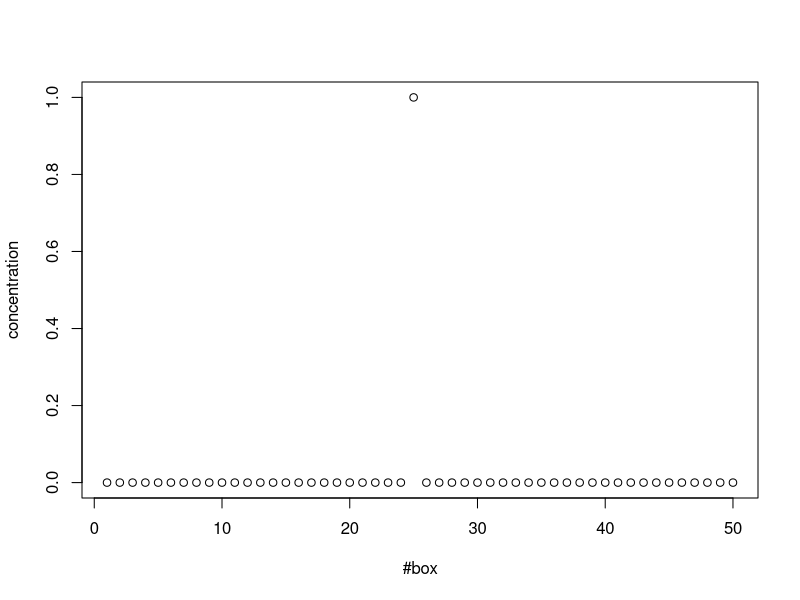
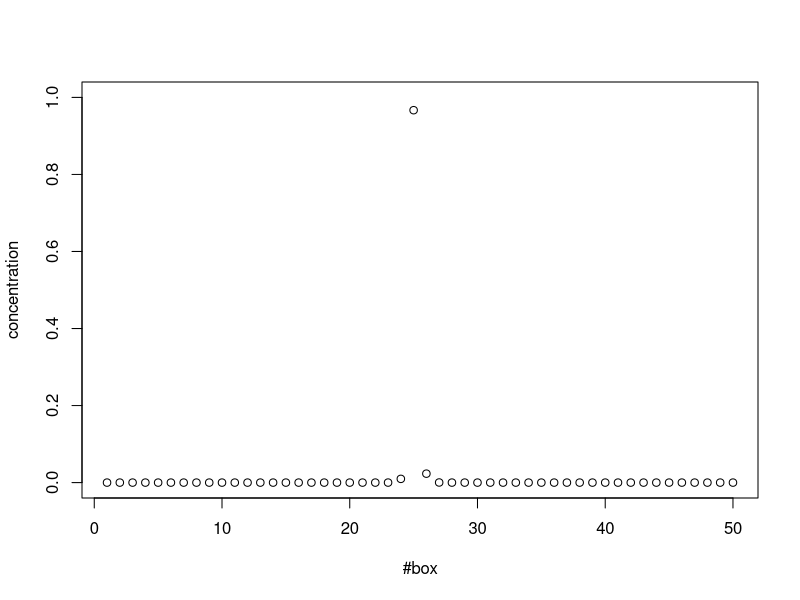
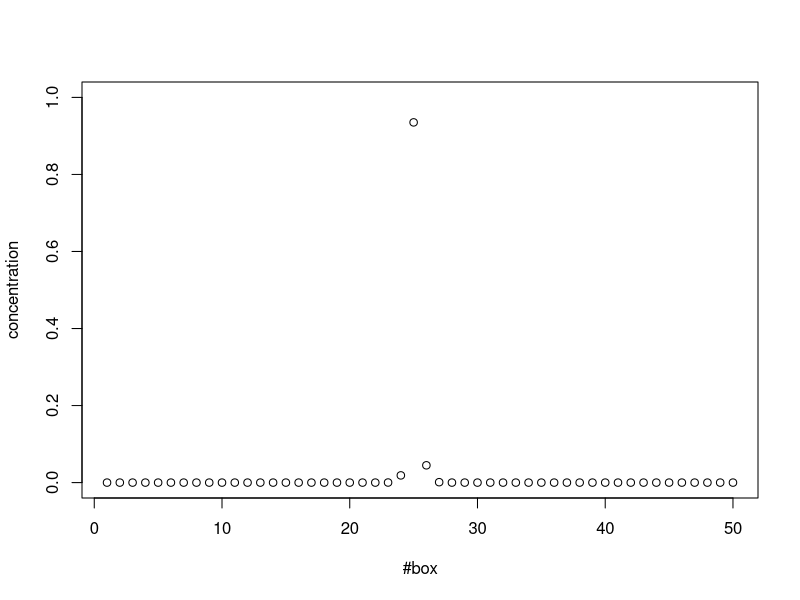
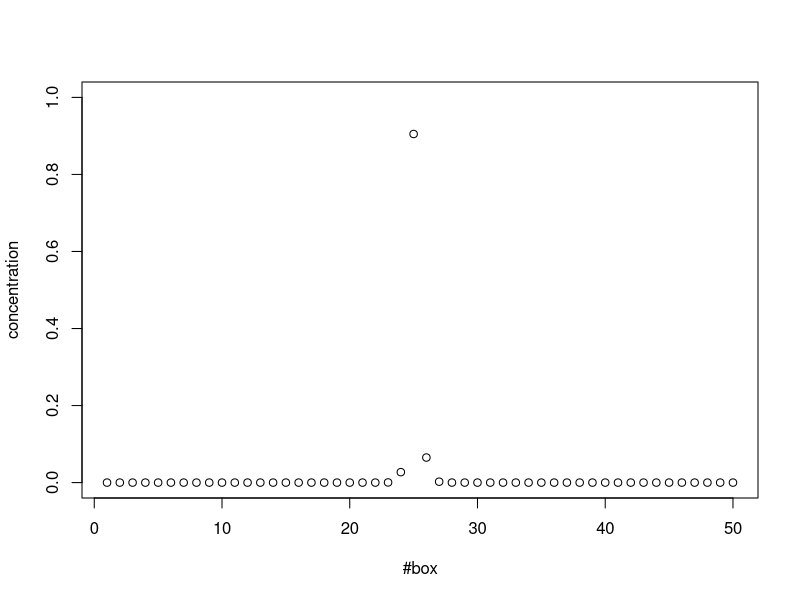
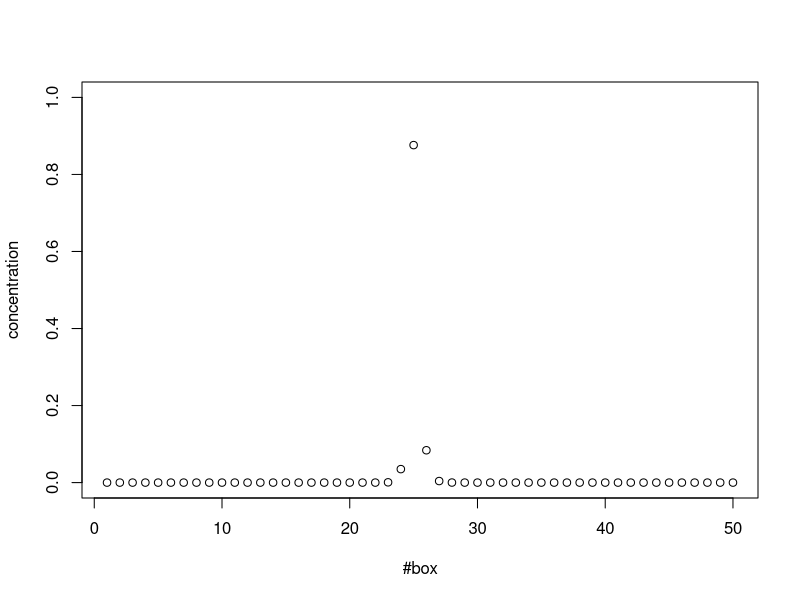
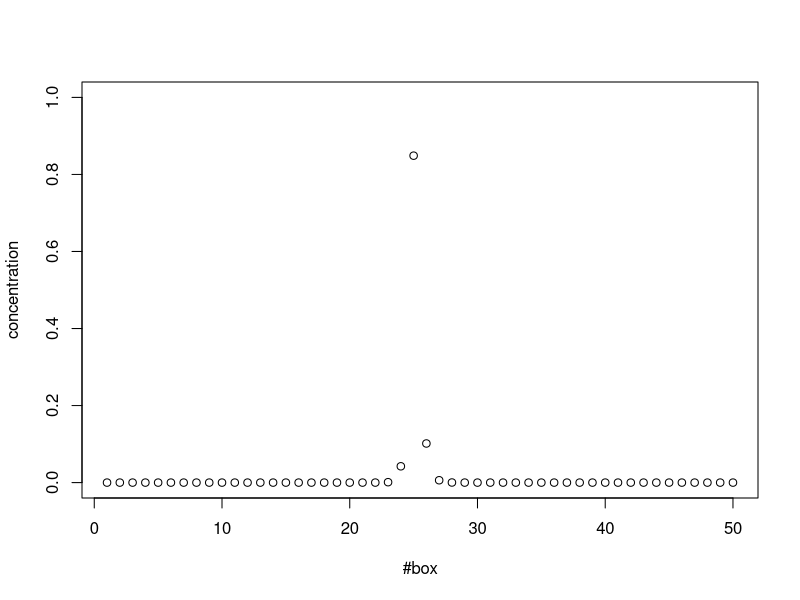
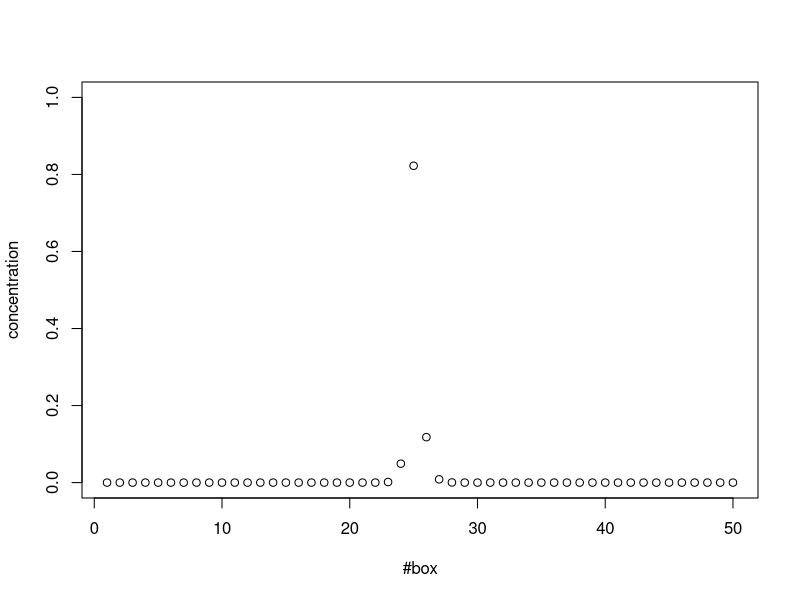
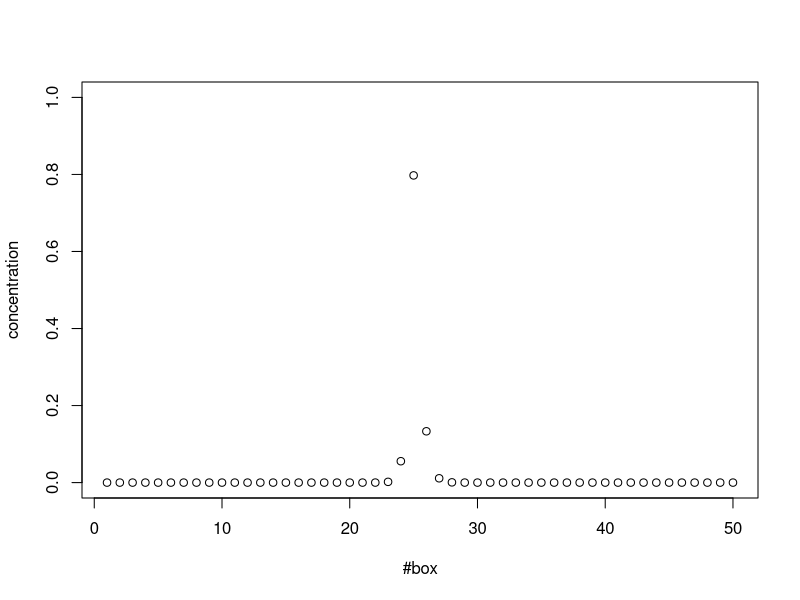

These figures' R source, in order: (Note: this script raises an error after producing the figures.)
setwd("~/projects/EPS236-Env.-Modeling-/")

# function to create eigenvalue diagonal matrix Lambda
exp_Lambda = function(lambda_values, t) {
  return( diag(exp(lambda_values * t)) )
}

# initial conditions
# number of boxes
n_box = 50
# advection velocity
v_a = .014
# diffusion coeff
k.h.dt = .01
# initial box number
i_box = 25
# initial concentration
C_i = 1
# time series
t = 0:100

K = matrix(0, nrow = n_box, ncol = n_box)
# diffusion
add_diffusion_term = function(K, k.h.dt, n_box) {
  for (i in seq(n_box)) {
    K[i, i] = K[i, i] + -2 * k.h.dt
    if (i == 1) {
      K[i, n_box] = K[i, n_box] + k.h.dt
    } else {
      K[i, (n_box+i-1)%%n_box] = K[i, (n_box+i-1)%%n_box] + k.h.dt
    }
    if (i == n_box - 1) {
      K[i, n_box] = K[i, n_box] + k.h.dt
    }
    K[i, (n_box+i+1)%%n_box] = K[i, (n_box+i+1)%%n_box] + k.h.dt
  }
  return( K )
}
# advection - call if v_a != 0
add_advection_term = function(K, v_a, n_box) {
  for (i in seq(n_box)) {
    K[i, i] = K[i, i] + -1 * v_a
    if (v_a > 0) {
      if (i == 1) {
        K[i, n_box] = K[i, n_box] + v_a
      } else {
        K[i, (n_box+i-1)%%n_box] = K[i, (n_box+i-1)%%n_box] + v_a
      }
    } else {
      if (i == n_box - 1) {
        K[i, n_box] = K[i, n_box] + v_a
      }
      K[i, (n_box+i+1)%%n_box] = K[i, (n_box+i+1)%%n_box] + v_a
    }
  }
  return( K )
}

# construct transition matrix
K = add_advection_term(K, v_a, n_box)
K = add_diffusion_term(K, k.h.dt, n_box)

# eigenvalues and eigenvectors
eigens = eigen(K)
e_vals = eigens$values
Xe = eigens$vectors
Xe.inv = solve(Xe)

# initial condition
C_0 = matrix(0, n_box, 1)
C_0[i_box] = C_i

# matrix to store the transition of concentration
Conc = matrix(nrow = n_box, ncol = length(t))

# loop over time to calculate C(t) for t
for (t_i in t) {
  Lambda = exp_Lambda(e_vals, t_i)
  conc_t_i = Re(Xe %*% Lambda %*% Xe.inv %*% C_0)
  Conc[, t_i+1] = conc_t_i
  png(paste("./part1_movie/", t_i, ".png", sep=""))
  plot(x = 1:n_box, y = conc_t_i, xlim = c(1, n_box), ylim = c(0, C_i), xlab = "#box", ylab = "concentration")
  dev.off()
}

advection_diffusion_eqn = function(D, x, t_i) {
  exp_term = exp( -(x - v_a*t_i)^2 / (4*D*t_i) )
  return(1 / sqrt(4*pi*D*t_i) * exp_term)
}

t_1 = 1:100
box_num = 26
plot(t, Conc[box_num,], ylim = c(0, C_i))
d_list = seq(0.01, 0.05, 0.001)
sqrt_err_list = rep(NA, length(d_list))
idx = 1
for (d_guess in d_list) {
  diff = Conc[box_num,] - advection_diffusion_eqn(d_guess, abs(box_num - i_box), t_1)
  sqrt_err = sqrt(sum(diff^2))
  sqrt_err_list[idx] = sqrt_err
  idx = idx + 1
}
min_sqrt_err_idx = which(sqrt_err_list == min(sqrt_err_list))
d_best = d_list[min_sqrt_err_idx]
d_best
lines(t_1, advection_diffusion_eqn(d_best, abs(box_num - i_box), t_1))
